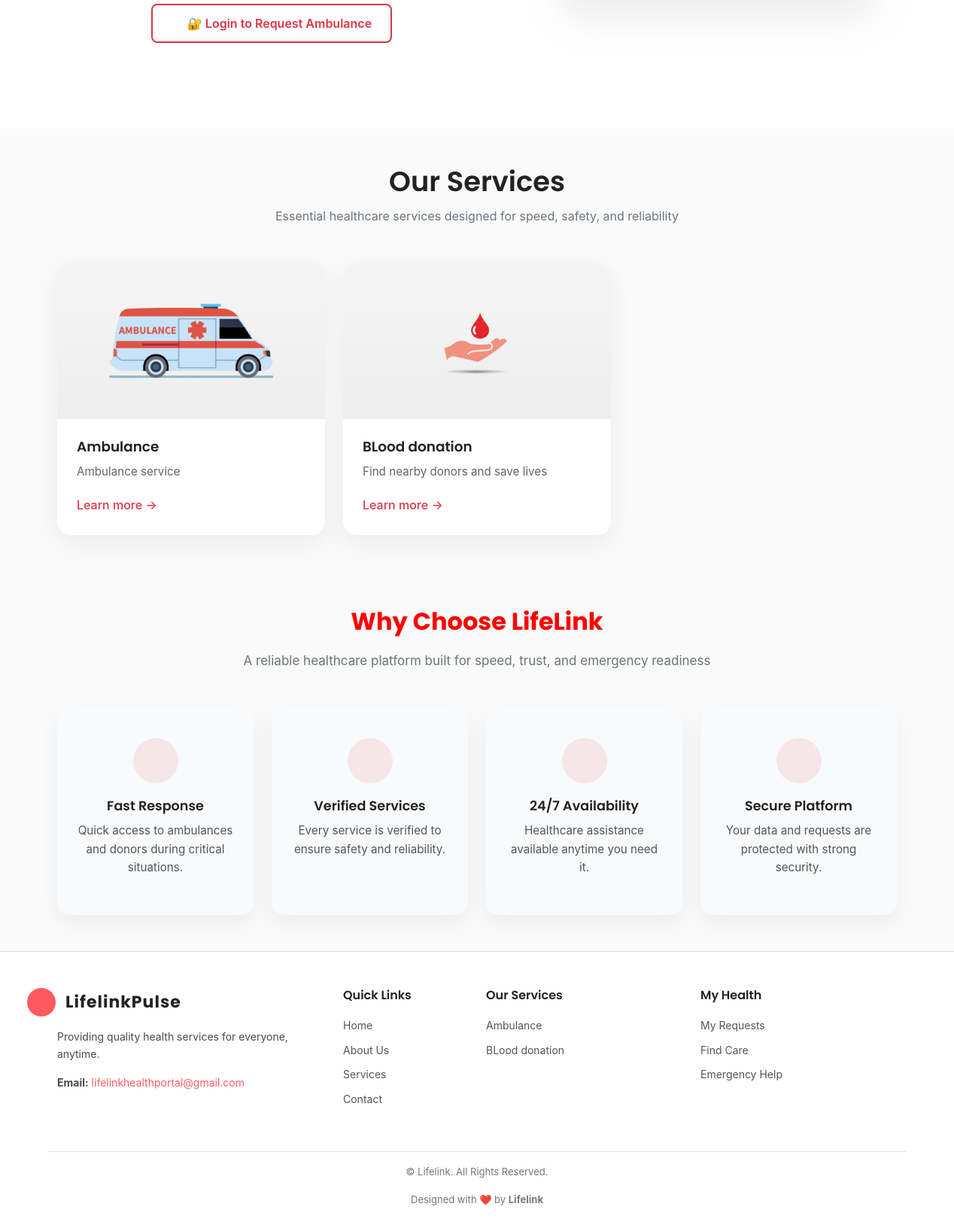
Before: /health_service_portal/Services/ (lower part) with the older database file.
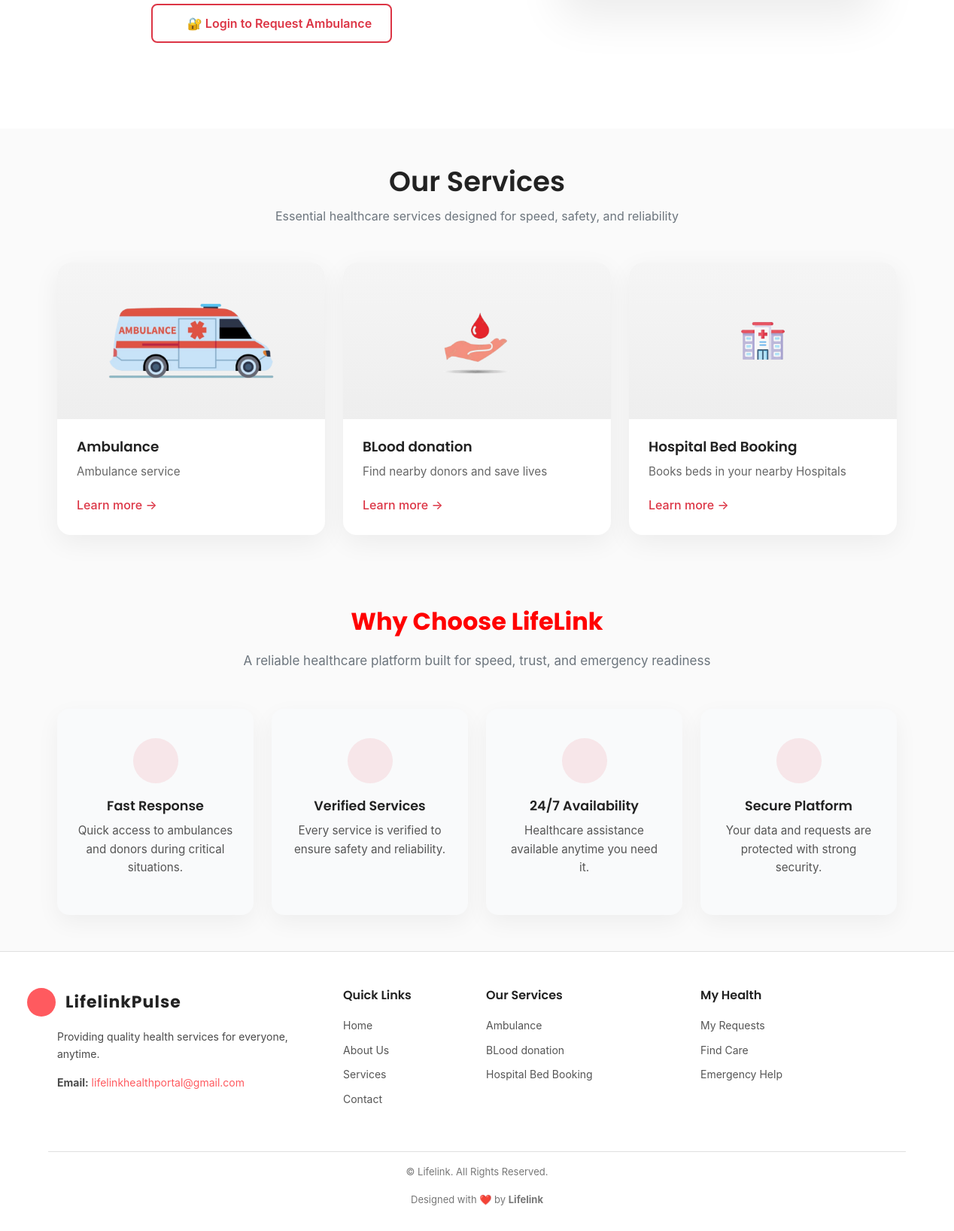
After: the same page with the newer database file.
### admin_panel/models.py (models this page shows, shortened)
class ServiceCategoryDb(models.Model):
    name = models.CharField(max_length=100,null=True,blank=True)
    description = models.TextField(blank=True, null=True)
    image = models.ImageField(upload_to='category_image/', blank=True, null=True)
    created_at = models.DateTimeField(auto_now_add=True)

### webapp/views.py (the view)
# urls.py: path('Services/',views.service_page,name="Services"),
def service_page(request):
    services=ServiceCategoryDb.objects.all()
    return render(request,"Services.html",{"services":services})

### webapp/templates/Services.html (shortened to what the changed rows need)
<!DOCTYPE html>
{% load static %}
<html lang="en">
<head>
  <link href="{% static 'web/assets/vendor/bootstrap/css/bootstrap.min.css' %}" rel="stylesheet">
  <link href="{% static 'web/assets/vendor/bootstrap-icons/bootstrap-icons.css' %}" rel="stylesheet">
  <link href="{% static 'web/assets/vendor/aos/aos.css' %}" rel="stylesheet">
  <link href="{% static 'web/assets/vendor/fontawesome-free/css/all.min.css' %}" rel="stylesheet">
  <link href="{% static 'web/assets/vendor/glightbox/css/glightbox.min.css' %}" rel="stylesheet">
  <link href="{% static 'web/assets/vendor/swiper/swiper-bundle.min.css' %}" rel="stylesheet">
  <link rel="stylesheet" href="{% static 'web/assets/css/contact.css' %}">
  <link href="{% static 'web/assets/css/main_style.css' %}" rel="stylesheet">
  <link href="{% static 'web/assets/css/style.css' %}" rel="stylesheet">
  <link href="{% static 'web/assets/css/style2.css' %}" rel="stylesheet">
</head>
<body class="index-page">
  <section id="ll-services" class="ll-services-wrap py-5">
  <div class="container">
    <div class="text-center mb-5">
      <h2 class="ll-services-title">Our Services</h2>
    </div>
    <div class="row g-4">
      {% for service in services %}
      <div class="col-lg-4 col-md-6">
        <div class="ll-service-card h-100">
          <div class="ll-service-image">
            <img src="{{ service.image.url }}" alt="{{ service.name }}">
          </div>
          <div class="ll-service-body">
            <h5>{{ service.name }}</h5>
            <p>{{ service.description|truncatewords:18 }}</p>
            <a href="{% url 'service_detail' service.id %}" class="ll-service-link">
              Learn more →
            </a>
          </div>
        </div>
      </div>
      {% endfor %}
    </div>
  </div>
</section>
 <section class="why-choose-us py-5">
  <div class="container">
    <div class="text-center mb-5">
      <h2 class="section-heading">Why Choose LifeLink</h2>
    </div>
  </div>
</section>
<footer id="footer" class="footer">
  <div class="container footer-top py-5">
    <div class="row gy-4">
      <div class="col-lg-4 col-md-6 footer-about">
        <a href="{% url 'Home' %}" class="logo d-flex align-items-center me-auto mb-3">
          <h1 class="sitename">LifelinkPulse</h1>
        </a>
      </div>
      <div class="col-lg-3 col-md-3 footer-links">
        <ul>
          {% for service in services %}
            <li><a href="{% url 'service_detail' service.id %}">{{ service.name }}</a></li>
          {% empty %}
            <li>No services available</li>
          {% endfor %}
        </ul>
      </div>
    </div>
  </div>
</footer>
</body>
{% include 'includes/modals.html' %}
</html>

Changed rows visible on the page:
added ServiceCategoryDb: image (picture), name "Hospital Bed Booking", description "Books beds in your nearby Hospitals"
